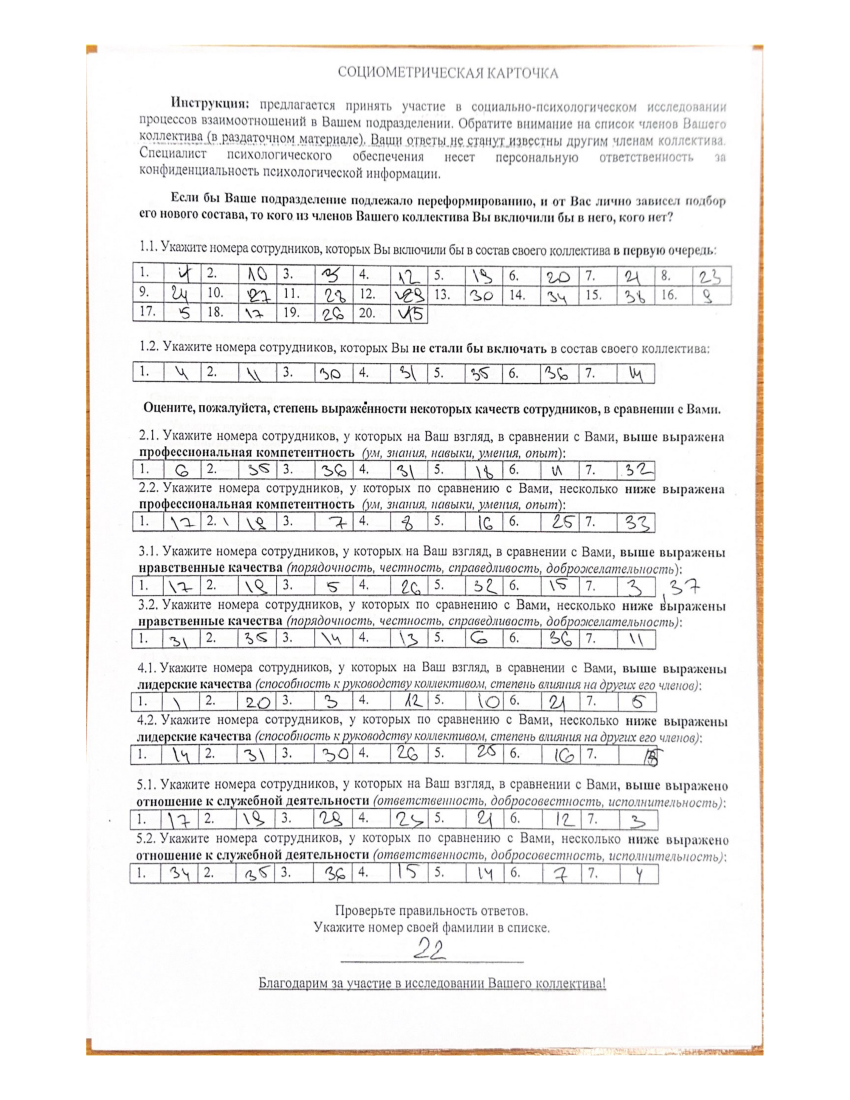
#> input picture web/src/mock/mockPhoto.jpg, 2550 x 3300 px (shown at 1/3 size)
$ python -i parser_file.py   (imports and definitions only)
#> lines starting #> are read from the running program, lines starting #| are printed output that depends on the picture; after the words box and inside, x2 and y2 are one past the last pixel; in counts of white or black regions, pixels touching at a corner belong together
import cv2
import numpy as np
import pytesseract
import io

TOP_MARGIN = 235
LEFT_MARGIN = 350
RIGHT_MARGIN = 295
BOTTOM_MARGIN = 355


# [19 lines left out: functions is_text_upright, crop_borders, not called in this run]


def detect_skew_angle(image):
    """
    Детектит угол наклона текста с помощью преобразования Хафа.
    Возвращает угол в градусах.
    """
    # Бинаризация — превращаем изображение в чёрно-белое
    _, binary = cv2.threshold(image, 0, 255, cv2.THRESH_BINARY_INV + cv2.THRESH_OTSU)
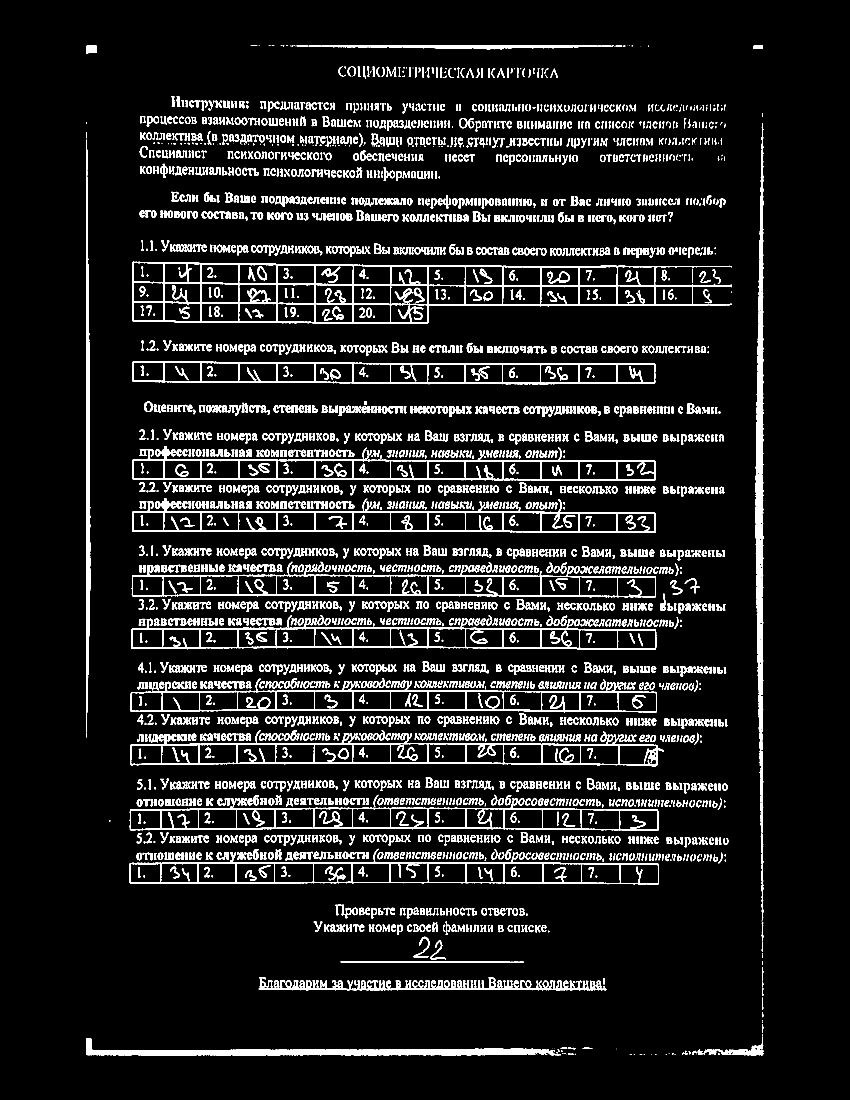
#> binary: shape (3300, 2550) (shown at 1/3 size); 8.6% white; 3243 white regions (248 under 20 px), largest, box (x1, y1, x2, y2) and area: (397, 785, 2195, 972) 34650, (2266, 370, 2292, 2250) 27369, (258, 3115, 1683, 3167) 23384
    # Детектим контуры (границы) текста
    edges = cv2.Canny(binary, 50, 150, apertureSize=3)
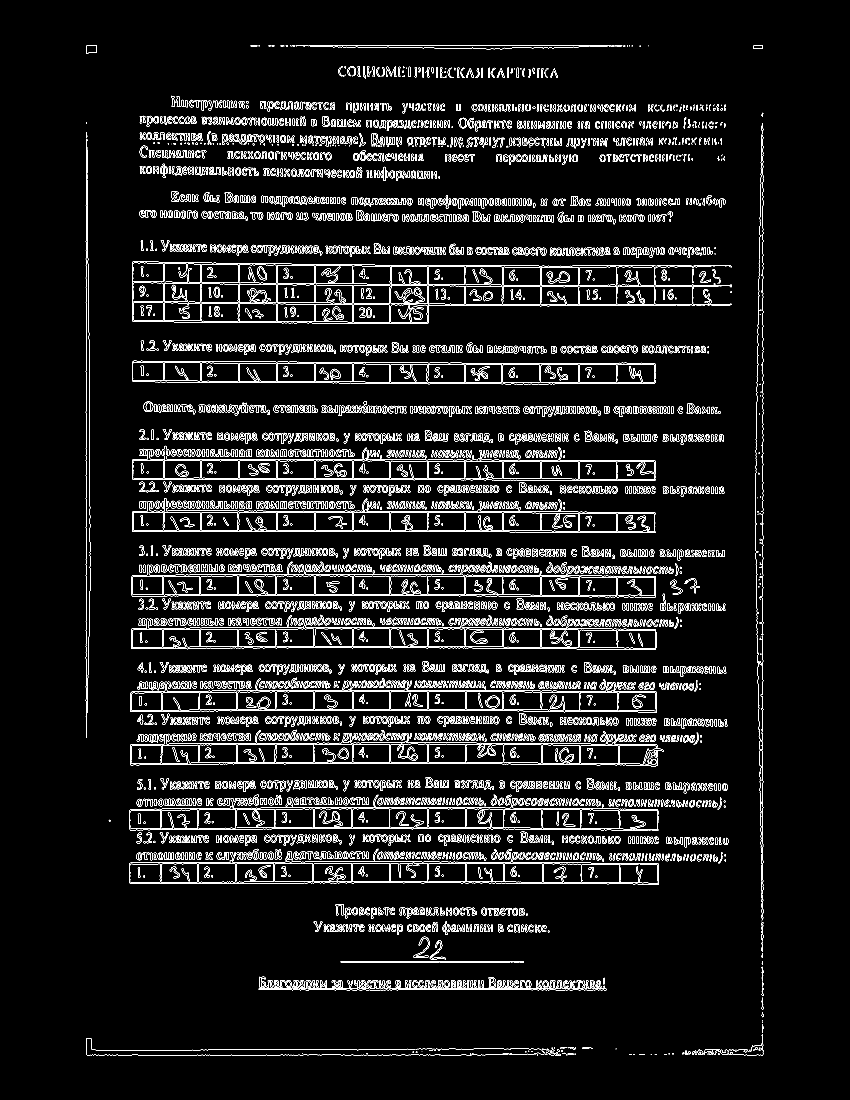
#> edges: shape (3300, 2550) (shown at 1/3 size); 4.3% white in thin lines or dots, all inside (x1, y1, x2, y2) = (257, 135, 2292, 3167)
    # Hough Transform — поиск прямых
    lines = cv2.HoughLines(edges, 1, np.pi / 180, threshold=200)

    angles = []
    if lines is not None:
        for line in lines:
            rho, theta = line[0]
            degree = np.rad2deg(theta)
            # Берём только "почти вертикальные" или "почти горизонтальные" линии
            # Т.к. текст идёт горизонтально, нам нужны линии, близкие к 90 градусам
            if 80 < degree < 100 or 260 < degree < 280:
                angle = (theta - np.pi / 2) * (180 / np.pi)  # Переводим в градусы
                angles.append(angle)
#> this loop made 19387 passes
#> (rho, theta, degree, angle) on passes 3, 4, 5, 6, 7, 8, 9, 10, 11, 12, 13, 15: (1594, 1.57, 90, 2.5e-06), (1590, 1.57, 90, 2.5e-06), (2965, 1.57, 90, 2.5e-06), (1728, 1.57, 90, 2.5e-06), (3165, 1.57, 90, 2.5e-06), (2645, 1.57, 90, 2.5e-06), (136, 1.57, 90, 2.5e-06), (1724, 1.57, 90, 2.5e-06), (1943, 1.57, 90, 2.5e-06), (1533, 1.57, 90, 2.5e-06), (1537, 1.57, 90, 2.5e-06), (2485, 1.57, 90, 2.5e-06)
#> (rho, theta, degree) on passes 1, 2, 14, 26, 28, 34: (2288, 0, 0), (258, 0, 0), (1169, 0, 0), (1172, 0, 0), (-2238, 3.12, 179), (1057, 0, 0)
#> after the loop, angles = 1262 values, max 10 at index 942, min -9 at index 687, mean -0.263
    if angles:
        skew_angle = np.mean(angles)
#> skew_angle = -0.263
        # Не даём корректировать если угол аномальный (например, больше 15°)
        if abs(skew_angle) > 15:
            return 0
        return skew_angle
    return 0


# [78 lines left out: functions deskew_hough, crop_regions, parser, not called in this run]

>>> import cv2
>>> picture = cv2.imread('../../web/src/mock/mockPhoto.jpg', cv2.IMREAD_GRAYSCALE)
>>> result = detect_skew_angle(picture)
#> result = -0.263
